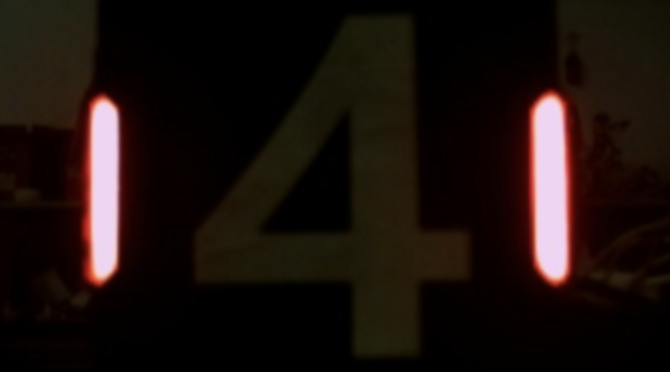
#> input picture cv2/four.png, 670 x 372 px
$ python four.py
#> lines starting #> are read from the running program, lines starting #| are printed output that depends on the picture; after the words box and inside, x2 and y2 are one past the last pixel; in counts of white or black regions, pixels touching at a corner belong together
import cv2 as cv

img = cv.imread('four.png',0)
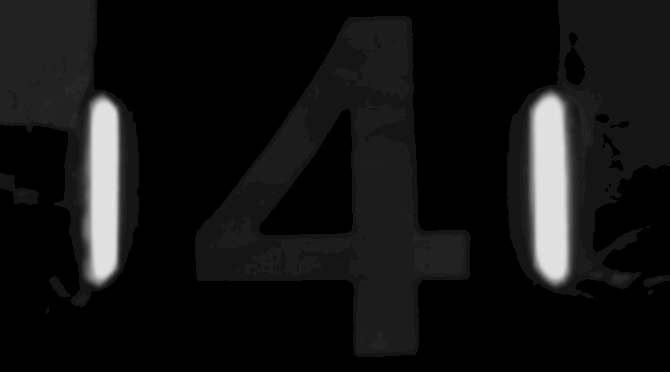
#> img: shape (372, 670); min 0, max 226, mean 19.3
retval, dst1 = cv.threshold(img, 125, 255, cv.THRESH_BINARY)
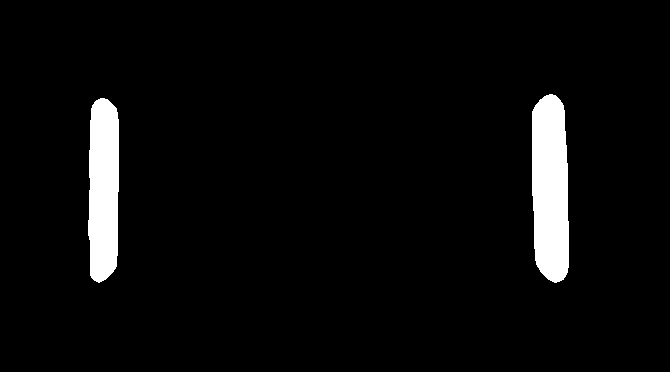
#> dst1: shape (372, 670); 4.5% white; 2 white regions, box (x1, y1, x2, y2) and area: (532, 94, 569, 283) 6123, (88, 98, 119, 283) 5051
dst2 = cv.inRange(img,172,203)
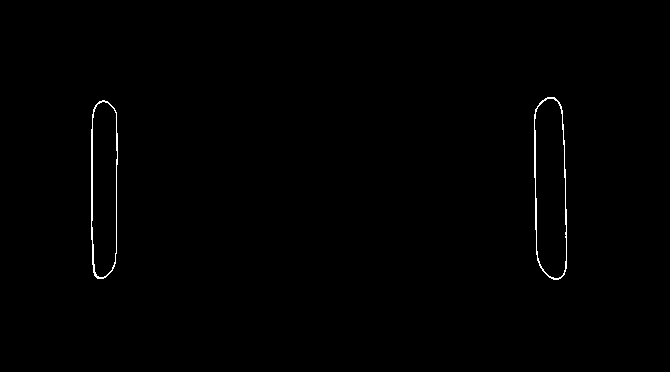
#> dst2: shape (372, 670); 0.48% white in thin lines or dots, all inside (x1, y1, x2, y2) = (91, 97, 567, 280)


cv.imshow('image1',dst1)
cv.imshow('image2',dst2)
cv.waitKey(0)
cv.destroyAllWindows()
